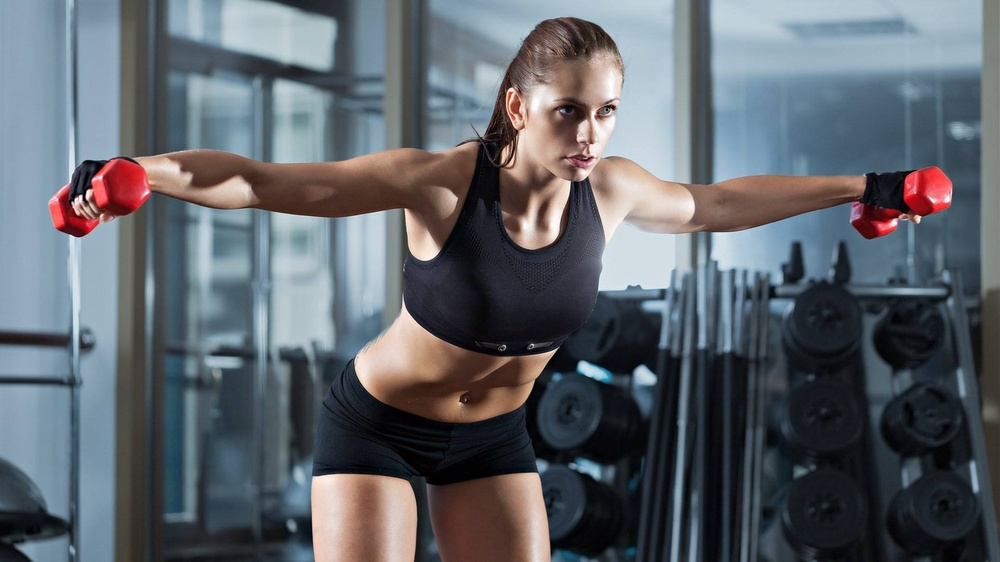
//> input picture test3/test3/timg.jpg, 1000 x 562 px, shrunk from 1920 x 1080 before the run, given in place of the camera
$ ./objectDetection   (built with g++ and OpenCV 4)
//> lines starting //> are read from the running program, lines starting //| are printed output that depends on the picture
#include "opencv2/objdetect.hpp"
#include "opencv2/highgui.hpp"
#include "opencv2/imgproc.hpp"

#include <stdio.h>

using namespace std;
using namespace cv;

/** Function Headers */
void detectAndDisplay( Mat frame );

/** Global variables */
String face_cascade_name, eyes_cascade_name;
CascadeClassifier face_cascade;
CascadeClassifier eyes_cascade;
String window_name = "Capture - Face detection";

/** @function main */
int main( int argc, const char** argv )
{
    //CommandLineParser parser(argc, argv,
    //    "{help h||}"
    //    "{haarcascade_frontalface_alt.xml}"
    //    "{haarcascade_eye_tree_eyeglasses.xml}");

    //parser.about( "\nThis program demonstrates using the cv::CascadeClassifier class to detect objects (Face + eyes) in a video stream.\n"
    //              "You can use Haar or LBP features.\n\n" );
    //parser.printMessage();

    face_cascade_name = "haarcascade_frontalface_alt.xml";
    eyes_cascade_name = "haarcascade_frontalface_alt.xml";
    VideoCapture capture;
    Mat frame;

    //-- 1. Load the cascades
    if( !face_cascade.load( face_cascade_name ) ){ printf("--(!)Error loading face cascade\n"); return -1; };
    if( !eyes_cascade.load( eyes_cascade_name ) ){ printf("--(!)Error loading eyes cascade\n"); return -1; };

    //-- 2. Read the video stream
    capture.open( 0 );
    if ( ! capture.isOpened() ) { printf("--(!)Error opening video capture\n"); return -1; }

    while ( capture.read(frame) )
    {
//> frame is the input picture: 562 rows x 1000 cols, CV_8UC3; mean B, G, R 107.2, 100.6, 94.8
        if( frame.empty() )
        {
            printf(" --(!) No captured frame -- Break!");
            break;
        }

        //-- 3. Apply the classifier to the frame
        detectAndDisplay( frame );

        if( waitKey(10) == 27 ) { break; } // escape
    }
    return 0;
}

/** @function detectAndDisplay */
void detectAndDisplay( Mat frame )
{
    std::vector<Rect> faces;
    Mat frame_gray;

    cvtColor( frame, frame_gray, COLOR_BGR2GRAY );
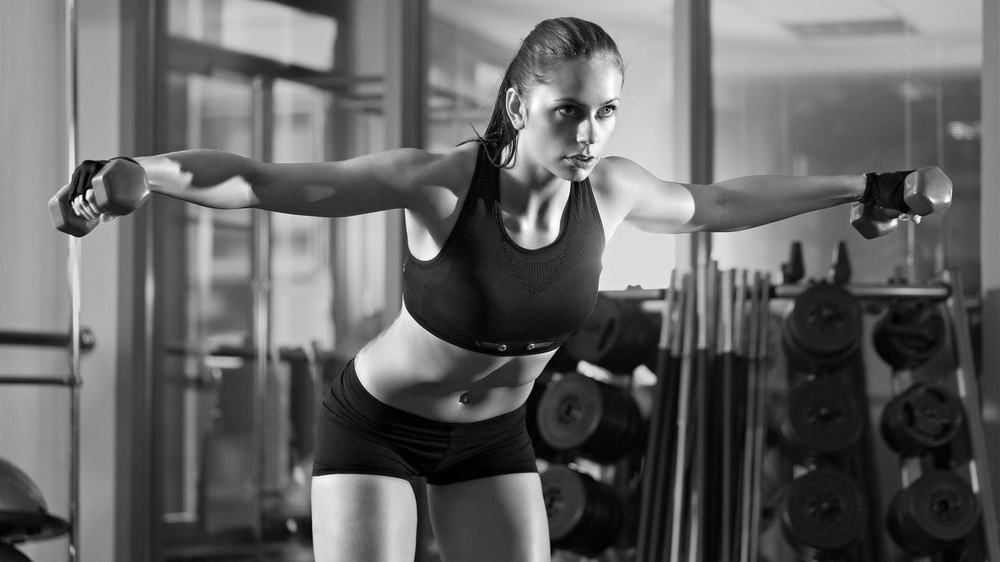
//> frame_gray: 562 rows x 1000 cols, CV_8UC1; min 0, max 255, mean 99.6
    equalizeHist( frame_gray, frame_gray );
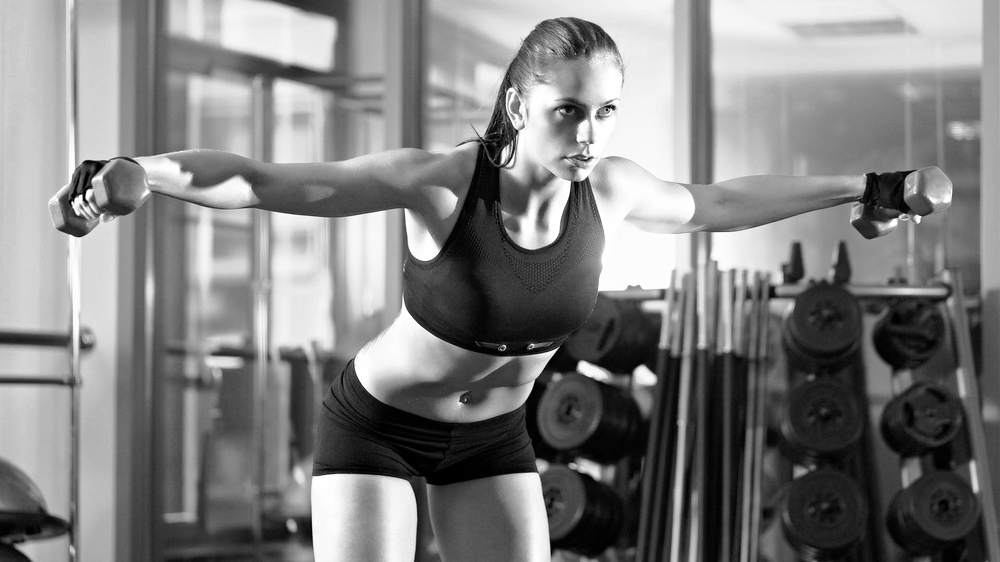
//> frame_gray: 562 rows x 1000 cols, CV_8UC1; min 0, max 255, mean 128.1

    //-- Detect faces
    face_cascade.detectMultiScale( frame_gray, faces, 1.1, 2, 0|CASCADE_SCALE_IMAGE, Size(60, 60) );
//> faces = empty

    for ( size_t i = 0; i < faces.size(); i++ )
    {
        Point center( faces[i].x + faces[i].width/2, faces[i].y + faces[i].height/2 );
        ellipse( frame, center, Size( faces[i].width/2, faces[i].height/2 ), 0, 0, 360, Scalar( 255, 0, 255 ), 4, 8, 0 );

        Mat faceROI = frame_gray( faces[i] );
        std::vector<Rect> eyes;

        //-- In each face, detect eyes
        eyes_cascade.detectMultiScale( faceROI, eyes, 1.1, 2, 0 |CASCADE_SCALE_IMAGE, Size(30, 30) );

        for ( size_t j = 0; j < eyes.size(); j++ )
        {
            Point eye_center( faces[i].x + eyes[j].x + eyes[j].width/2, faces[i].y + eyes[j].y + eyes[j].height/2 );
            int radius = cvRound( (eyes[j].width + eyes[j].height)*0.25 );
            circle( frame, eye_center, radius, Scalar( 255, 0, 0 ), 4, 8, 0 );
        }
    }
//> this loop made 0 passes
//> the Esc key is pressed
    //-- Show what you got
    imshow( window_name, frame );
}
